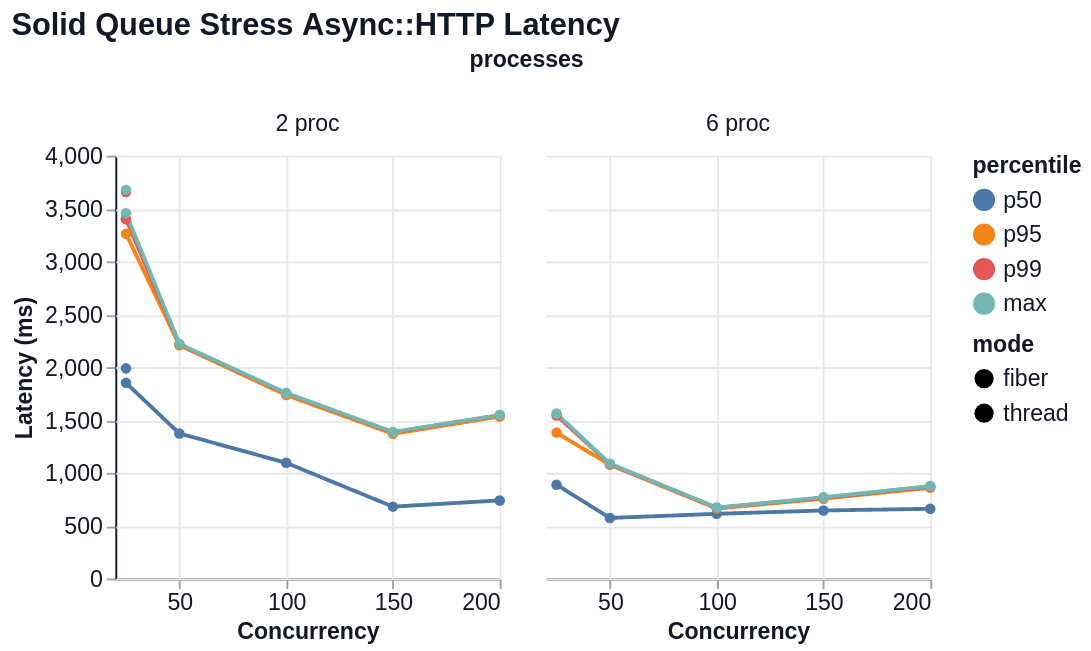

Write a Vega-Lite specification for this figure.
### Vega-Lite specification from a JSON file in a GitHub repository (floating-point values rounded to 4 significant figures)
{"$schema": "https://vega.github.io/schema/vega-lite/v6.json", "title": "Solid Queue Stress Async::HTTP Latency", "width": 200, "height": 220, "data": {"values": [{"mode": "thread", "concurrency": 25, "processes": "2 proc", "percentile": "p50", "value": 1988.0}, {"mode": "thread", "concurrency": 25, "processes": "2 proc", "percentile": "p95", "value": 3402.0}, {"mode": "thread", "concurrency": 25, "processes": "2 proc", "percentile": "p99", "value": 3656.0}, {"mode": "thread", "concurrency": 25, "processes": "2 proc", "percentile": "max", "value": 3676.0}, {"mode": "fiber", "concurrency": 25, "processes": "2 proc", "percentile": "p50", "value": 1851.0}, {"mode": "fiber", "concurrency": 25, "processes": "2 proc", "percentile": "p95", "value": 3261.0}, {"mode": "fiber", "concurrency": 25, "processes": "2 proc", "percentile": "p99", "value": 3400.0}, {"mode": "fiber", "concurrency": 25, "processes": "2 proc", "percentile": "max", "value": 3455.0}, {"mode": "fiber", "concurrency": 50, "processes": "2 proc", "percentile": "p50", "value": 1372.0}, {"mode": "fiber", "concurrency": 50, "processes": "2 proc", "percentile": "p95", "value": 2206.0}, {"mode": "fiber", "concurrency": 50, "processes": "2 proc", "percentile": "p99", "value": 2216.0}, {"mode": "fiber", "concurrency": 50, "processes": "2 proc", "percentile": "max", "value": 2219.0}, {"mode": "fiber", "concurrency": 100, "processes": "2 proc", "percentile": "p50", "value": 1094.0}, {"mode": "fiber", "concurrency": 100, "processes": "2 proc", "percentile": "p95", "value": 1735.0}, {"mode": "fiber", "concurrency": 100, "processes": "2 proc", "percentile": "p99", "value": 1752.0}, {"mode": "fiber", "concurrency": 100, "processes": "2 proc", "percentile": "max", "value": 1756.0}, {"mode": "fiber", "concurrency": 150, "processes": "2 proc", "percentile": "p50", "value": 679.9}, {"mode": "fiber", "concurrency": 150, "processes": "2 proc", "percentile": "p95", "value": 1369.0}, {"mode": "fiber", "concurrency": 150, "processes": "2 proc", "percentile": "p99", "value": 1383.0}, {"mode": "fiber", "concurrency": 150, "processes": "2 proc", "percentile": "max", "value": 1386.0}, {"mode": "fiber", "concurrency": 200, "processes": "2 proc", "percentile": "p50", "value": 739.0}, {"mode": "fiber", "concurrency": 200, "processes": "2 proc", "percentile": "p95", "value": 1532.0}, {"mode": "fiber", "concurrency": 200, "processes": "2 proc", "percentile": "p99", "value": 1545.0}, {"mode": "fiber", "concurrency": 200, "processes": "2 proc", "percentile": "max", "value": 1546.0}, {"mode": "fiber", "concurrency": 25, "processes": "6 proc", "percentile": "p50", "value": 887.9}, {"mode": "fiber", "concurrency": 25, "processes": "6 proc", "percentile": "p95", "value": 1380.0}, {"mode": "fiber", "concurrency": 25, "processes": "6 proc", "percentile": "p99", "value": 1543.0}, {"mode": "fiber", "concurrency": 25, "processes": "6 proc", "percentile": "max", "value": 1561.0}, {"mode": "fiber", "concurrency": 50, "processes": "6 proc", "percentile": "p50", "value": 572.8}, {"mode": "fiber", "concurrency": 50, "processes": "6 proc", "percentile": "p95", "value": 1075.0}, {"mode": "fiber", "concurrency": 50, "processes": "6 proc", "percentile": "p99", "value": 1082.0}, {"mode": "fiber", "concurrency": 50, "processes": "6 proc", "percentile": "max", "value": 1086.0}, {"mode": "fiber", "concurrency": 100, "processes": "6 proc", "percentile": "p50", "value": 612.3}, {"mode": "fiber", "concurrency": 100, "processes": "6 proc", "percentile": "p95", "value": 662.0}, {"mode": "fiber", "concurrency": 100, "processes": "6 proc", "percentile": "p99", "value": 668.6}, {"mode": "fiber", "concurrency": 100, "processes": "6 proc", "percentile": "max", "value": 671.0}, {"mode": "fiber", "concurrency": 150, "processes": "6 proc", "percentile": "p50", "value": 643.9}, {"mode": "fiber", "concurrency": 150, "processes": "6 proc", "percentile": "p95", "value": 755.1}, {"mode": "fiber", "concurrency": 150, "processes": "6 proc", "percentile": "p99", "value": 763.0}, {"mode": "fiber", "concurrency": 150, "processes": "6 proc", "percentile": "max", "value": 768.5}, {"mode": "fiber", "concurrency": 200, "processes": "6 proc", "percentile": "p50", "value": 659.6}, {"mode": "fiber", "concurrency": 200, "processes": "6 proc", "percentile": "p95", "value": 858.5}, {"mode": "fiber", "concurrency": 200, "processes": "6 proc", "percentile": "p99", "value": 868.9}, {"mode": "fiber", "concurrency": 200, "processes": "6 proc", "percentile": "max", "value": 875.1}]}, "mark": {"type": "line", "point": true, "tooltip": true}, "encoding": {"x": {"field": "concurrency", "type": "quantitative", "title": "Concurrency"}, "y": {"field": "value", "type": "quantitative", "title": "Latency (ms)"}, "color": {"field": "percentile", "type": "nominal", "sort": ["p50", "p95", "p99", "max"]}, "tooltip": [{"field": "mode", "type": "nominal"}, {"field": "concurrency", "type": "quantitative"}, {"field": "processes", "type": "nominal"}, {"field": "metric", "type": "nominal"}, {"field": "percentile", "type": "nominal"}, {"field": "value", "type": "quantitative"}], "strokeDash": {"field": "mode", "type": "nominal"}, "column": {"field": "processes", "type": "nominal", "sort": null}}, "config": {"background": "white", "axis": {"labelFont": "Helvetica", "titleFont": "Helvetica", "labelFontSize": 12, "titleFontSize": 12, "labelColor": "#111827", "titleColor": "#111827", "domainColor": "#111827", "tickColor": "#9ca3af", "grid": true, "gridColor": "#e5e7eb"}, "header": {"labelFont": "Helvetica", "titleFont": "Helvetica", "labelFontSize": 12, "titleFontSize": 12, "labelColor": "#111827", "titleColor": "#111827"}, "legend": {"labelFont": "Helvetica", "titleFont": "Helvetica", "labelFontSize": 12, "titleFontSize": 12, "labelColor": "#111827", "titleColor": "#111827"}, "title": {"font": "Helvetica", "fontSize": 16, "anchor": "start", "color": "#111827"}, "view": {"stroke": null}}}
